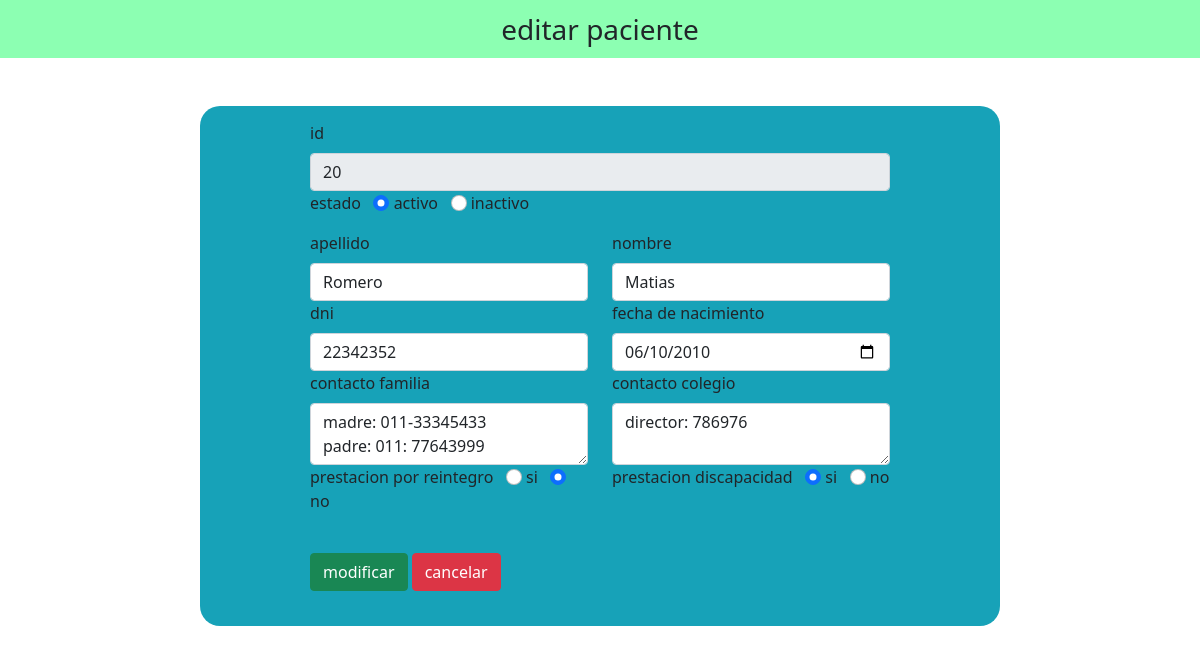
Screenshot of /modules/pacientes/pacientesEdit.php?id=20 with the database file from the repository.
### tables this page shows
CREATE TABLE IF NOT EXISTS `pacientes` (
  `id` int NOT NULL AUTO_INCREMENT,
  `apellido` varchar(100) NOT NULL,
  `nombre` varchar(100) NOT NULL,
  `dni` varchar(8) NOT NULL,
  `fechaNacimiento` date NOT NULL,
  `contacto` text,
  `contactoColegio` text,
  `estado` tinyint(1) NOT NULL DEFAULT '1',
  `reintegro` tinyint DEFAULT '0',
  `tipoCobertura` tinyint NOT NULL,
  PRIMARY KEY (`id`),
  UNIQUE KEY `dni` (`dni`)
);

### modules/pacientes/pacientesEdit.php (the view, shortened to what this page needs)
<!DOCTYPE html>
<html lang="en">
<head>
    <link rel="stylesheet" href="../../assets/bootstrap/css/bootstrap.min.css">
    <link rel="stylesheet" href="https://cdnjs.cloudflare.com/ajax/libs/font-awesome/6.2.0/css/all.min.css" />
    <link rel="stylesheet" href="./pacientesAdd.css">
</head>
<body>
    <nav class="navbar navbar-light justify-content-center fs-3 mb-5" style="background-color: #00FF5573";>
        editar paciente
    </nav>
    <?php
        $conexion = regresarConexion();
        $id = $_GET['id'];
        $consulta = "select * from pacientes where id = $id limit 1";
        $result = mysqli_query($conexion, $consulta);
        $row = mysqli_fetch_assoc($result);
    ?>
    <div class="container d-flex justify-content-center">
        <form action="pacientesCrud.php" method="post" style="width: 50vw; min-width: 300px;">
            <div id="add-box" class="col-md-12">
                <div class="row">
                    <div class="col">
                        <label class="form-label">id</label>
                        <input type="numeric" class="form-control" name="id" value="<?php echo $id ?>" readonly>
                    </div>
                    <div class="row">
                        <div class="col">
                            <div class="form-group mb-3">
                                <label>estado</label> &nbsp;
                                <input type="radio" class="form-check-input" name="estado"
                                id="activo" value="activo" <?php echo($row['estado'] == '1') ? "checked" : "";?> >
                                <label for="male" class="form-input-label">activo</label>
                                <input type="radio" class="form-check-input" name="estado"
                                id="inactivo" value="inactivo" <?php echo($row['estado'] == '0') ? "checked" : "";?> >
                                <label for="male" class="form-input-label">inactivo</label>
                            </div>
                        </div>
                    </div>
                    <div class="col">
                        <label class="form-label">apellido</label>
                        <input type="text" class="form-control" name="apellido" value="<?php echo $row['apellido']?>">
                    </div>
                    <div class="col">
                        <label class="form-label">nombre</label>
                        <input type="text" class="form-control" name="nombre" value="<?php echo $row['nombre']?>">
                    </div>
                </div>
                <div class="row">
                    <div class="col">
                        <label class="form-label">dni</label>
                        <input type="number" class="form-control" name="dni" value="<?php echo $row['dni']?>">
                    </div>
                    <div class="col-md-6">
                        <label class="form-label">fecha de nacimiento</label>
                        <input type="date" class="form-control" name="fecNac" value="<?php echo $row['fechaNacimiento']?>">
                    </div>
                </div>
                <div class="row">
                    <div class="col-md-6">
                        <label class="form-label">contacto familia</label>
                        <textarea name="contacto" class="form-control" id="contacto"><?php echo $row['contacto']?></textarea>
                    </div>
                    <div class="col-md-6">
                        <label class="form-label">contacto colegio</label>
                        <textarea name="contactoColegio" class="form-control" id="contactoColegio"><?php echo $row['contactoColegio']?></textarea>
                    </div>
                </div>
                <div class="row">
                    <div class="col">
                        <div class="form-group mb-3">
                            <label>prestacion por reintegro</label> &nbsp;
                            <input type="radio" class="form-check-input" name="reintegro"
                                id="activo" value="si" <?php echo($row['reintegro'] == '1') ? "checked" : "";?> >
                            <label for="si" class="form-input-label">si</label>
                            <input type="radio" class="form-check-input" name="reintegro"
                                id="inactivo" value="no" <?php echo($row['reintegro'] == '0') ? "checked" : "";?> >
                            <label for="no" class="form-input-label">no</label>
                        </div>
                    </div>
                    <div class="col">
                        <div class="form-group mb-3">
                            <label>prestacion discapacidad</label> &nbsp;
                            <input type="radio" class="form-check-input" name="discapacidad"
                                id="activo" value="si" <?php echo($row['tipoCobertura'] == '1') ? "checked" : "";?> >
                            <label for="si" class="form-input-label">si</label>
                            <input type="radio" class="form-check-input" name="discapacidad"
                                id="inactivo" value="no" <?php echo($row['tipoCobertura'] == '2') ? "checked" : "";?> >
                            <label for="no" class="form-input-label">no</label>
                        </div>
                    </div>
                </div>
                <div>
                    <br>
                    <button type="submit" class="btn btn-success" name="submit">modificar</button>
                    <a href="pacientes.php" class="btn btn-danger">cancelar</a>
                </div>
            </div>
        </form>
    </div>
</body>
</html>

### modules/pacientes/pacientesAdd.css (style rules this page uses)
.container { background-color: #17a2b8; height: 520px; max-width: 800px; margin-top: 10px; border-radius: 20px; }
.container #add-box { margin-top: 5px; padding: 10px; }

### rows the page displays
pacientes: estado "☑", apellido "Romero", nombre "Matias", dni "22342352", fecNac "06/10/2010", contacto "madre: 011-33345433 padre: 011: 77643999", contactoColegio "director: 786976", reintegro "☑", tipoCobertura "☑"
